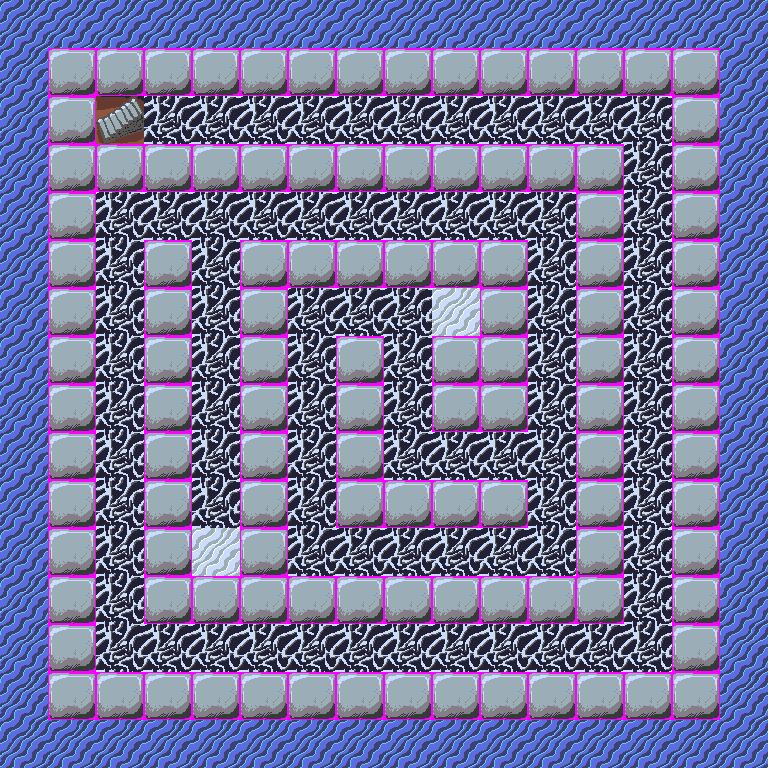

This game map was drawn from its Tiled (.tmx) file and the tilesets committed beside it. A one-line description and the full map source follow:
An orthogonal 16x16 tile map with 48x48 px tiles, 2 tile layers (BG, Collision) and 4 objects (2x message, stairs, stairpos).

<map version="1.5" tiledversion="1.6.0" orientation="orthogonal" renderorder="right-down" width="16" height="16" tilewidth="48" tileheight="48" infinite="0" nextlayerid="4" nextobjectid="6">
 <editorsettings>
  <export target="tiny.json" format="json" />
 </editorsettings>
 <tileset firstgid="1" name="tiles" tilewidth="48" tileheight="48" spacing="2" margin="1" tilecount="100" columns="10">
  <image source="tiles.png" trans="ff00ff" width="512" height="512" />
 </tileset>
 <layer id="1" name="BG" width="16" height="16">
  <data encoding="csv">
12,12,12,12,12,12,12,12,12,12,12,12,12,12,12,12,
12,2,2,2,2,2,2,2,2,2,2,2,2,2,2,12,
12,2,5,4,4,4,4,4,4,4,4,4,4,4,2,12,
12,2,3,3,3,3,3,3,3,3,3,3,3,4,2,12,
12,2,4,4,4,4,4,4,4,4,4,4,3,4,2,12,
12,2,4,3,4,3,3,3,3,3,3,4,3,4,2,12,
12,2,4,3,4,3,4,4,4,3,3,4,3,4,2,12,
12,2,4,3,4,3,4,3,4,3,3,4,3,4,2,12,
12,2,4,3,4,3,4,3,4,3,3,4,3,4,2,12,
12,2,4,3,4,3,4,3,4,4,4,4,3,4,2,12,
12,2,4,3,4,3,4,3,3,3,3,4,3,4,2,12,
12,2,4,3,3,3,4,4,4,4,4,4,3,4,2,12,
12,2,4,3,3,3,3,3,3,3,3,3,3,4,2,12,
12,2,4,4,4,4,4,4,4,4,4,4,4,4,2,12,
12,2,2,2,2,2,2,2,2,2,2,2,2,2,2,12,
12,12,12,12,12,12,12,12,12,12,12,12,12,12,12,12
</data>
 </layer>
 <layer id="2" name="Collision" width="16" height="16">
  <data encoding="csv">
0,0,0,0,0,0,0,0,0,0,0,0,0,0,0,0,
0,1,1,1,1,1,1,1,1,1,1,1,1,1,1,0,
0,1,0,0,0,0,0,0,0,0,0,0,0,0,1,0,
0,1,1,1,1,1,1,1,1,1,1,1,1,0,1,0,
0,1,0,0,0,0,0,0,0,0,0,0,1,0,1,0,
0,1,0,1,0,1,1,1,1,1,1,0,1,0,1,0,
0,1,0,1,0,1,0,0,0,0,1,0,1,0,1,0,
0,1,0,1,0,1,0,1,0,1,1,0,1,0,1,0,
0,1,0,1,0,1,0,1,0,1,1,0,1,0,1,0,
0,1,0,1,0,1,0,1,0,0,0,0,1,0,1,0,
0,1,0,1,0,1,0,1,1,1,1,0,1,0,1,0,
0,1,0,1,0,1,0,0,0,0,0,0,1,0,1,0,
0,1,0,1,1,1,1,1,1,1,1,1,1,0,1,0,
0,1,0,0,0,0,0,0,0,0,0,0,0,0,1,0,
0,1,1,1,1,1,1,1,1,1,1,1,1,1,1,0,
0,0,0,0,0,0,0,0,0,0,0,0,0,0,0,0
</data>
 </layer>
 <objectgroup id="3" name="Objects">
  <object id="1" type="message" x="441.895" y="289.829" width="33.1233" height="39.1457">
   <properties>
    <property name="message" value="YOU WIN LIFE" />
   </properties>
  </object>
  <object id="2" type="message" x="197.234" y="535.995" width="36.1345" height="34.6289">
   <properties>
    <property name="message" value="ERROR" />
   </properties>
  </object>
  <object id="3" type="stairs" x="102.381" y="98.6171" width="34.6289" height="37.6401">
   <properties>
    <property name="dest" value="testing" />
   </properties>
  </object>
  <object id="5" type="stairpos" x="162.605" y="125.718">
   <point />
  </object>
 </objectgroup>
</map>